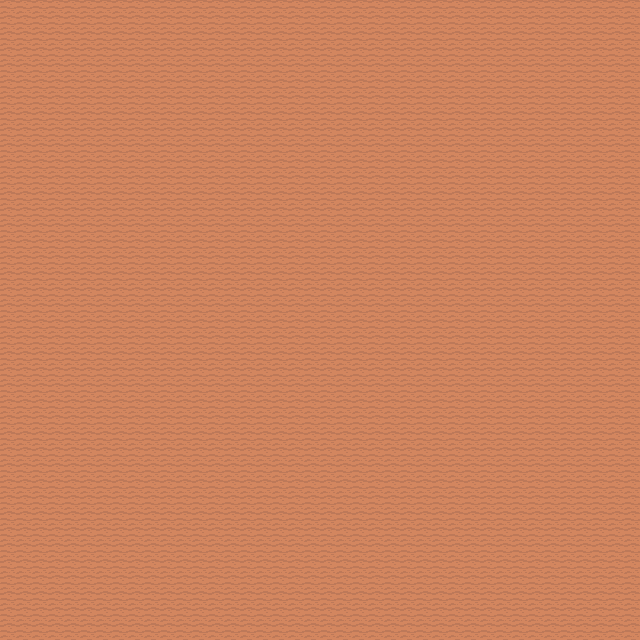

Below is a game level as drawn by its tile map, then a one-line description and the .tmx that defines it (tile-layer data replaced by summaries):
An orthogonal 40x40 tile map with 16x16 px tiles, 1 tile layer (Tile Layer 1), 5 tilesets and 8 objects (npc-static, npc-dynamic, teleport).

<map version="1.8" tiledversion="1.10.1" orientation="orthogonal" renderorder="right-down" width="40" height="40" tilewidth="16" tileheight="16" infinite="0" nextlayerid="3" nextobjectid="9">
 <tileset firstgid="1" source="../tilesets/floor.tsx" />
 <tileset firstgid="573" source="../tilesets/npc.tsx" />
 <tileset firstgid="581" source="../tilesets/propeller.tsx" />
 <tileset firstgid="585" source="../tilesets/round_house.tsx" />
 <tileset firstgid="588" source="../tilesets/trees.tsx" />
 <layer id="1" name="Tile Layer 1" width="40" height="40">
  <data>[1600 cells, 1600 non-empty, 1 distinct tile ids]</data>
 </layer>
 <objectgroup id="2" name="Objects">
  <object id="1" name="Jake" type="npc-static" gid="573" x="322.438" y="322.438" width="16" height="16">
   <properties>
    <property name="interaction_script" value="test-script" />
   </properties>
  </object>
  <object id="2" name="Nick" type="npc-dynamic" gid="575" x="163.623" y="140.569" width="16" height="16">
   <properties>
    <property name="anim_name" value="green_ninja" />
    <property name="gnome" type="bool" value="true" />
    <property name="interaction_script" value="test-script" />
    <property name="script" value="random-walk" />
   </properties>
  </object>
  <object id="3" gid="586" x="93.8307" y="6.91535" width="48" height="128">
   <properties>
    <property name="groups" value="collision, main" />
    <property name="mask" value="mill.png" />
   </properties>
  </object>
  <object id="4" type="teleport" x="112.831" y="119.915" width="11" height="11">
   <properties>
    <property name="dest" value="72, 95" />
    <property name="dest_map" value="windmill.tmx" />
   </properties>
  </object>
  <object id="5" gid="581" x="85.8307" y="-17.0847" width="64" height="128" />
  <object id="6" gid="588" x="171.011" y="332.388" width="32" height="64">
   <properties>
    <property name="groups" value="main, collision" />
    <property name="mask" value="tree.png" />
   </properties>
  </object>
  <object id="7" gid="588" x="235.011" y="332.388" width="32" height="64">
   <properties>
    <property name="groups" value="main, collision" />
    <property name="mask" value="tree.png" />
   </properties>
  </object>
  <object id="8" gid="588" x="219.011" y="364.388" width="32" height="64">
   <properties>
    <property name="groups" value="main, collision" />
    <property name="mask" value="tree.png" />
   </properties>
  </object>
 </objectgroup>
</map>
